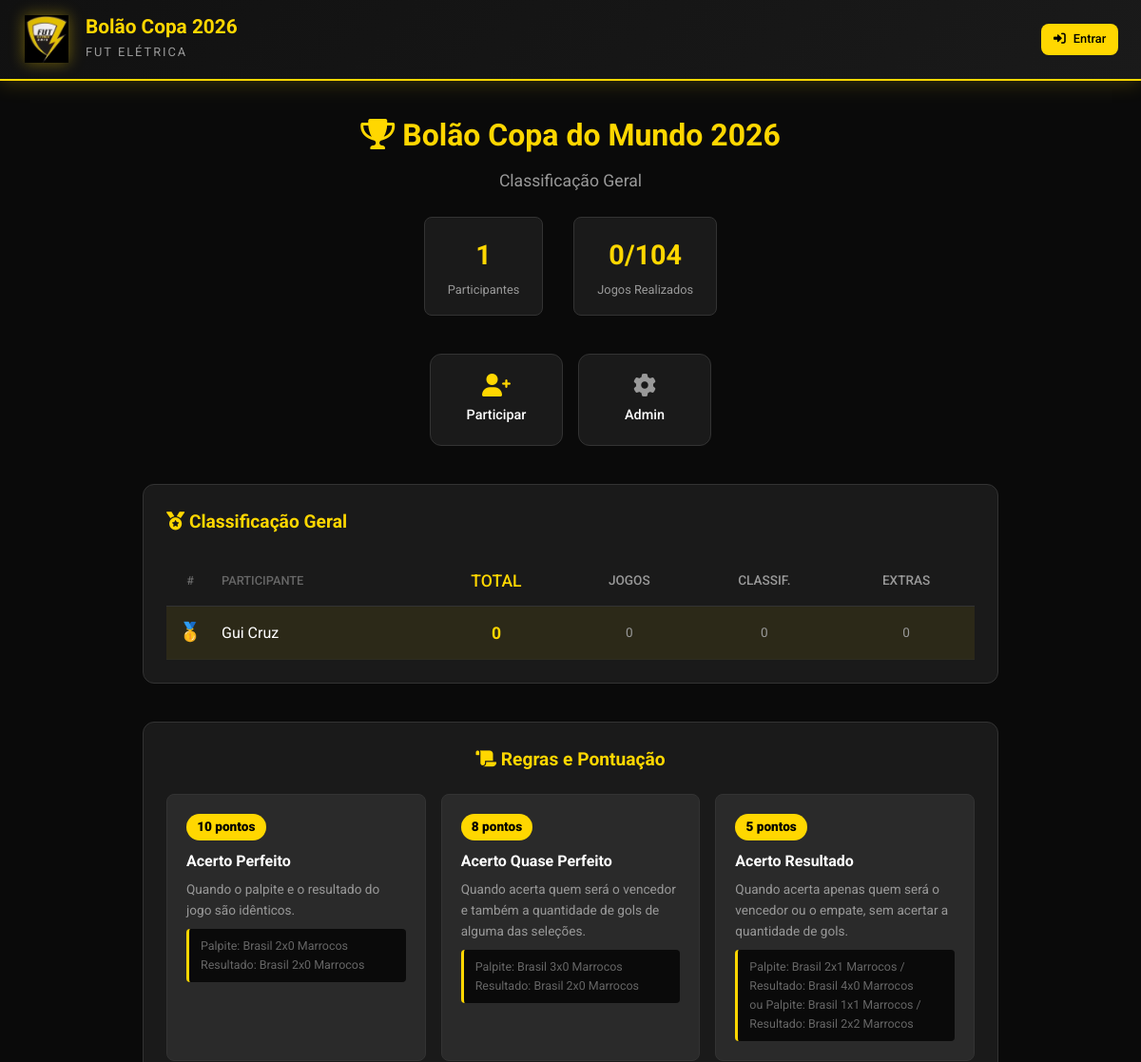
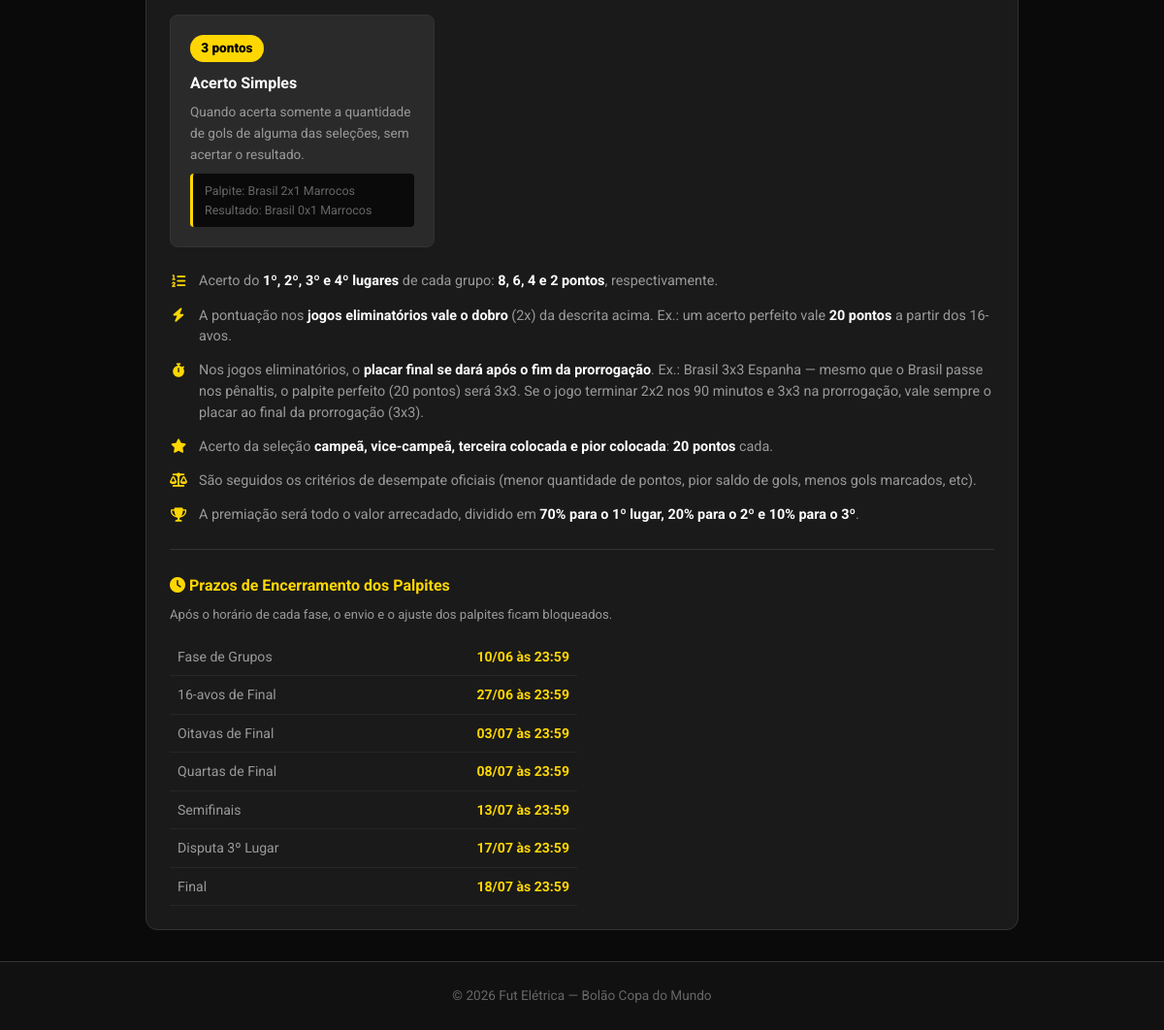
The app's page /bolao/ with its own data (2 pictures, top to bottom).
### bolao/models.py (models this page shows, shortened)
class Participante(models.Model):
    username = models.CharField(max_length=30, unique=True)
    nome = models.CharField(max_length=50)
    sobrenome = models.CharField(max_length=50)
    pin_hash = models.CharField(max_length=64)
    precisa_redefinir_pin = models.BooleanField(default=False)
    criado_em = models.DateTimeField(auto_now_add=True)
    class Meta:
        ordering = ['nome', 'sobrenome']
    @property
    def nome_completo(self):
        return f"{self.nome} {self.sobrenome}"

### bolao/views.py (the view)
# urls.py: path('', views.home_view, name='home'),
def home_view(request):
    participante = get_participante(request)
    config = ConfigBolao.get_config()
    classificacao = gerar_classificacao_geral()
    jogos_com_resultado = Jogo.objects.filter(
        gols_casa__isnull=False, gols_fora__isnull=False
    ).count()
    total_jogos = Jogo.objects.count()
    prazos_lista = [
        ('Fase de Grupos', PRAZOS_LABEL['grupos']),
        ('16-avos de Final', PRAZOS_LABEL['16avos']),
        ('Oitavas de Final', PRAZOS_LABEL['oitavas']),
        ('Quartas de Final', PRAZOS_LABEL['quartas']),
        ('Semifinais', PRAZOS_LABEL['semi']),
        ('Disputa 3º Lugar', PRAZOS_LABEL['terceiro']),
        ('Final', PRAZOS_LABEL['final']),
    ]
    return render(request, 'bolao/home.html', {
        'participante': participante,
        'classificacao': classificacao,
        'config': config,
        'jogos_com_resultado': jogos_com_resultado,
        'total_jogos': total_jogos,
        'prazos_lista': prazos_lista,
    })

### bolao/models.py (called while the page is built)
    @classmethod
    def get_config(cls):
        config, _ = cls.objects.get_or_create(pk=1)
        return config

### bolao/pontuacao.py (called while the page is built)
def gerar_classificacao_geral():
    participantes = Participante.objects.all()
    classificacao = []
    for p in participantes:
        pontuacao = calcular_pontuacao_participante(p)
        classificacao.append({
            'participante': p,
            'pontos_total': pontuacao['total'],
            'pontos_jogos': pontuacao['jogos'],
            'pontos_classificacao': pontuacao['classificacao'],
            'pontos_extras': pontuacao['extras'],
            'jogos_pontuados': pontuacao['jogos_pontuados'],
        })
    classificacao.sort(key=lambda x: -x['pontos_total'])
    for idx, item in enumerate(classificacao):
        item['posicao'] = idx + 1
    return classificacao

### bolao/views.py (called while the page is built)
def get_participante(request):
    participante_id = request.session.get('participante_id')
    if participante_id:
        try:
            return Participante.objects.get(id=participante_id)
        except Participante.DoesNotExist:
            del request.session['participante_id']
    return None

### templates/bolao/home.html (shortened to what this page needs)
{% extends 'bolao/base_bolao.html' %}
{% load static %}
{% block header_nav %}
<div class="nav-links">
    {% if participante %}
    <a href="{% url 'bolao:palpites' %}" class="btn btn-sm btn-outline">
        <i class="fas fa-futbol"></i> Meus Palpites
    </a>
    <a href="{% url 'bolao:logout' %}" class="btn btn-sm btn-outline">
        <i class="fas fa-sign-out-alt"></i> Sair
    </a>
    {% else %}
    <a href="{% url 'bolao:login' %}" class="btn btn-sm btn-primary">
        <i class="fas fa-sign-in-alt"></i> Entrar
    </a>
    {% endif %}
</div>
{% endblock %}
{% block content %}
<div class="home-container">
    <div class="home-hero">
        <h2><i class="fas fa-trophy"></i> Bolão Copa do Mundo 2026</h2>
        <p class="hero-subtitle">Classificação Geral</p>
        <div class="hero-stats">
            <div class="stat-card">
                <span class="stat-value">{{ classificacao|length }}</span>
                <span class="stat-label">Participantes</span>
            </div>
            <div class="stat-card">
                <span class="stat-value">{{ jogos_com_resultado }}/{{ total_jogos }}</span>
                <span class="stat-label">Jogos Realizados</span>
            </div>
        </div>
    </div>
    <div class="nav-buttons">
        {% if participante %}
        <a href="{% url 'bolao:palpites' %}" class="nav-card">
            <i class="fas fa-edit"></i>
            <span>Meus Palpites</span>
        </a>
        {% else %}
        <a href="{% url 'bolao:login' %}" class="nav-card">
            <i class="fas fa-user-plus"></i>
            <span>Participar</span>
        </a>
        {% endif %}
        <a href="{% url 'bolao:admin_login' %}" class="nav-card nav-card-admin">
            <i class="fas fa-cog"></i>
            <span>Admin</span>
        </a>
    </div>
    {% if classificacao %}
    <div class="classificacao-section">
        <h3><i class="fas fa-medal"></i> Classificação Geral</h3>
        <div class="classificacao-table-wrapper">
            <table class="classificacao-geral">
                <thead>
                    <tr>
                        <th class="col-pos">#</th>
                        <th class="col-nome">Participante</th>
                        <th class="col-pts">Total</th>
                        <th class="col-det">Jogos</th>
                        <th class="col-det">Classif.</th>
                        <th class="col-det">Extras</th>
                    </tr>
                </thead>
                <tbody>
                    {% for item in classificacao %}
                    <tr class="{% if item.posicao == 1 %}row-primeiro{% elif item.posicao == 2 %}row-segundo{% elif item.posicao == 3 %}row-terceiro{% endif %}">
                        <td class="col-pos">
                            {% if item.posicao == 1 %}
                            <span class="medal gold">🥇</span>
                            {% elif item.posicao == 2 %}
                            <span class="medal silver">🥈</span>
                            {% elif item.posicao == 3 %}
                            <span class="medal bronze">🥉</span>
                            {% else %}
                            {{ item.posicao }}º
                            {% endif %}
                        </td>
                        <td class="col-nome">{{ item.participante.nome_completo }}</td>
                        <td class="col-pts"><strong>{{ item.pontos_total }}</strong></td>
                        <td class="col-det">{{ item.pontos_jogos }}</td>
                        <td class="col-det">{{ item.pontos_classificacao }}</td>
                        <td class="col-det">{{ item.pontos_extras }}</td>
                    </tr>
                    {% endfor %}
                </tbody>
            </table>
        </div>
    </div>
    {% endif %}
    <div class="regras-section">
        <h3 class="regras-titulo"><i class="fas fa-scroll"></i> Regras e Pontuação</h3>
        <div class="regras-grid">
            <div class="regra-card">
                <div class="regra-pontos">10 pontos</div>
                <h4>Acerto Perfeito</h4>
                <p>Quando o palpite e o resultado do jogo são idênticos.</p>
                <p class="regra-exemplo">
                    Palpite: Brasil 2x0 Marrocos<br>
                    Resultado: Brasil 2x0 Marrocos
                </p>
            </div>
            <div class="regra-card">
                <div class="regra-pontos">8 pontos</div>
                <h4>Acerto Quase Perfeito</h4>
                <p>Quando acerta quem será o vencedor e também a quantidade de gols de alguma das seleções.</p>
                <p class="regra-exemplo">
                    Palpite: Brasil 3x0 Marrocos<br>
                    Resultado: Brasil 2x0 Marrocos
                </p>
            </div>
            <div class="regra-card">
                <div class="regra-pontos">5 pontos</div>
                <h4>Acerto Resultado</h4>
                <p>Quando acerta apenas quem será o vencedor ou o empate, sem acertar a quantidade de gols.</p>
                <p class="regra-exemplo">
                    Palpite: Brasil 2x1 Marrocos / Resultado: Brasil 4x0 Marrocos<br>
                    ou Palpite: Brasil 1x1 Marrocos / Resultado: Brasil 2x2 Marrocos
                </p>
            </div>
            <div class="regra-card">
                <div class="regra-pontos">3 pontos</div>
                <h4>Acerto Simples</h4>
                <p>Quando acerta somente a quantidade de gols de alguma das seleções, sem acertar o resultado.</p>
                <p class="regra-exemplo">
                    Palpite: Brasil 2x1 Marrocos<br>
                    Resultado: Brasil 0x1 Marrocos
                </p>
            </div>
        </div>
        <ul class="regras-lista">
            <li>
                <i class="fas fa-list-ol"></i>
                <span>Acerto do <strong>1º, 2º, 3º e 4º lugares</strong> de cada grupo:
                <strong>8, 6, 4 e 2 pontos</strong>, respectivamente.</span>
            </li>
            <li>
                <i class="fas fa-bolt"></i>
                <span>A pontuação nos <strong>jogos eliminatórios vale o dobro</strong> (2x) da descrita acima.
                Ex.: um acerto perfeito vale <strong>20 pontos</strong> a partir dos 16-avos.</span>
            </li>
            <li>
                <i class="fas fa-stopwatch"></i>
                <span>Nos jogos eliminatórios, o <strong>placar final se dará após o fim da prorrogação</strong>.
                Ex.: Brasil 3x3 Espanha — mesmo que o Brasil passe nos pênaltis, o palpite perfeito (20 pontos)
                será 3x3. Se o jogo terminar 2x2 nos 90 minutos e 3x3 na prorrogação, vale sempre o
                placar ao final da prorrogação (3x3).</span>
            </li>
            <li>
                <i class="fas fa-star"></i>
                <span>Acerto da seleção <strong>campeã, vice-campeã, terceira colocada e pior colocada</strong>:
                <strong>20 pontos</strong> cada.</span>
            </li>
            <li>
                <i class="fas fa-balance-scale"></i>
                <span>São seguidos os critérios de desempate oficiais (menor quantidade de pontos,
                pior saldo de gols, menos gols marcados, etc).</span>
            </li>
            <li>
                <i class="fas fa-trophy"></i>
                <span>A premiação será todo o valor arrecadado, dividido em
                <strong>70% para o 1º lugar, 20% para o 2º e 10% para o 3º</strong>.</span>
            </li>
        </ul>
        <div class="prazos-box">
            <h4 class="prazos-titulo"><i class="fas fa-clock"></i> Prazos de Encerramento dos Palpites</h4>
            <p class="prazos-aviso">Após o horário de cada fase, o envio e o ajuste dos palpites ficam bloqueados.</p>
            <table class="prazos-tabela">
                <tbody>
                    {% for nome, prazo in prazos_lista %}
                    <tr>
                        <td>{{ nome }}</td>
                        <td class="prazo-data">{{ prazo }}</td>
                    </tr>
                    {% endfor %}
                </tbody>
            </table>
        </div>
    </div>
</div>
{% endblock %}

### records on screen
Participante: participante.nome_completo "Gui Cruz", pontos_total "0", pontos_jogos "0", pontos_classificacao "0", pontos_extras "0"

### other values on screen
{{ classificacao|length }} "1"
{{ jogos_com_resultado }} "0"
{{ total_jogos }} "104"
{{ nome }} "Fase de Grupos" "16-avos de Final" "Oitavas de Final" "Quartas de Final" "Semifinais" "Disputa 3º Lugar" "Final"
{{ prazo }} "10/06 às 23:59" "27/06 às 23:59" "03/07 às 23:59" "08/07 às 23:59" "13/07 às 23:59" "17/07 às 23:59" "18/07 às 23:59"
